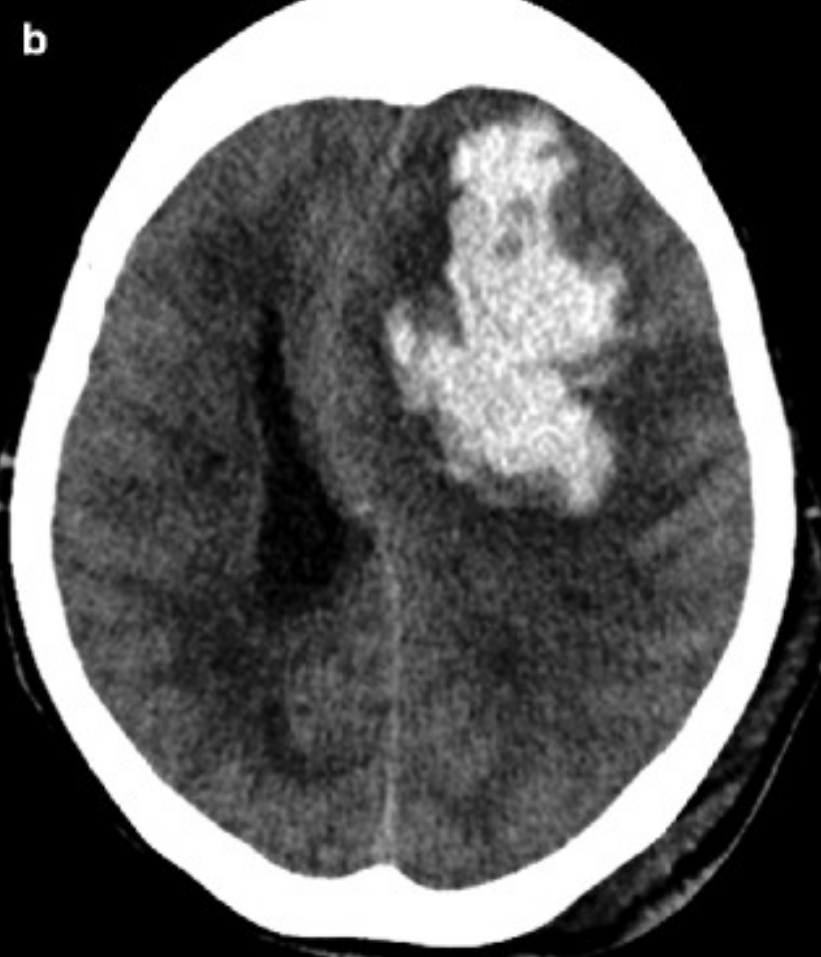
#> input picture input/head_ct/head_ct/000.png, 821 x 957 px; its folder holds only this picture in this run
$ jupyter execute --allow-errors fft.ipynb   (older library calls are emulated)
#> lines starting #> are read from the running program, lines starting #| are printed output that depends on the picture; after the words box and inside, x2 and y2 are one past the last pixel; in counts of white or black regions, pixels touching at a corner belong together
[cell 1]
import numpy as np
import pandas as pd
import cv2
import glob
import matplotlib.pyplot as plt

[cell 2]
label_path = './input/labels.csv'
image_path = './input/head_ct/head_ct'

label_df = pd.read_csv(label_path)
#> (reads input/labels.csv from the repository)
image_files = sorted(glob.glob(image_path + '/*.png'))

[cell 3]
label_path = './input/labels.csv'
label_df = pd.read_csv(label_path)
label_df

[cell 4]
labels = np.array(label_df[' hemorrhage'].tolist())

[cell 5]
images = np.array([cv2.imread(file, cv2.IMREAD_GRAYSCALE) for file in image_files])

[cell 6]
plt.imshow(images[0], cmap='gray')

[cell 7]
fft_image = np.fft.fft2(images[0])
fft_image = np.fft.fftshift(fft_image)

[cell 8]
magnitude_spectrum = 20 * np.log(np.abs(fft_image))
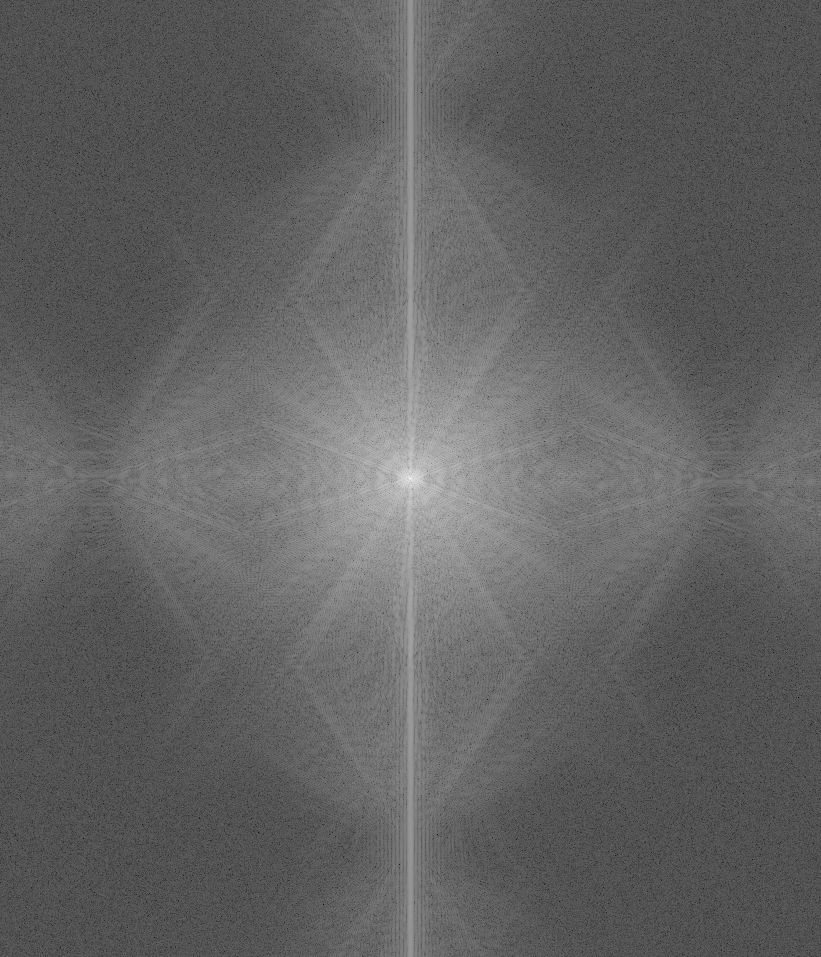
#> magnitude_spectrum: shape (957, 821) float64; min -20.37, max 362.3, mean 127.5; drawn with min black and max white
magnitude_spectrum = cv2.normalize(magnitude_spectrum, None, 0, 255, cv2.NORM_MINMAX, dtype=cv2.CV_8U)

[cell 9]
plt.imshow(magnitude_spectrum, cmap='gray')
plt.show()
plt.imshow(images[0], cmap='gray')

[cell 10]
def fft(img):
    fft_image = np.fft.fft2(img)
#> img is the input picture: shape (957, 821); min 0, max 255, mean 93.8
    fft_image = np.fft.fftshift(fft_image)
    magnitude_spectrum = 20 * np.log(np.abs(fft_image))
    magnitude_spectrum = cv2.normalize(magnitude_spectrum, None, 0, 255, cv2.NORM_MINMAX, dtype=cv2.CV_8U)

    rows, cols = img.shape
#> rows = 957; cols = 821
    HP = highPass(rows, cols)
#> in highPass, `cv2.circle(mask, (int(cols/2), int(rows/2)), int(min(rows, cols)/10), ..`:
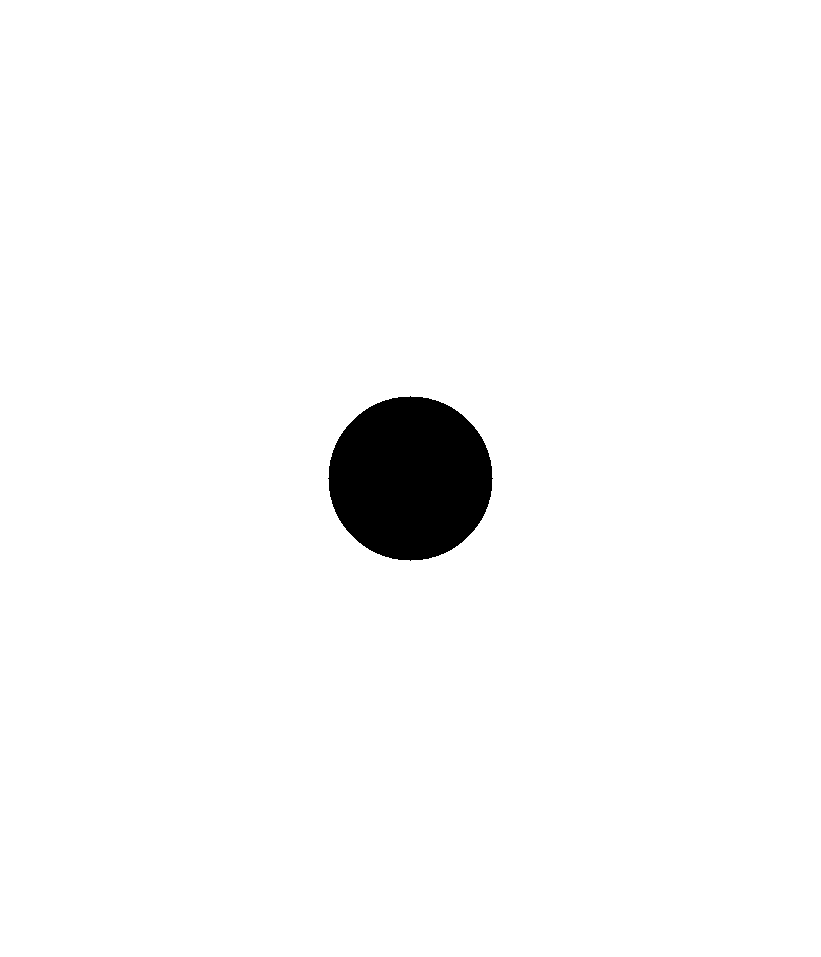
#> mask: shape (957, 821); values 0 (black) and 1 (white), 97.3% white; 1 black region, box (x1, y1, x2, y2) and area: (328, 396, 493, 561) 21101
    highPassCenter = fft_image * HP

    ihighPassCenter = np.fft.ifftshift(highPassCenter)
    iHighPassOriginal = np.fft.ifft2(ihighPassCenter)
    imgHighPass = np.abs(iHighPassOriginal)
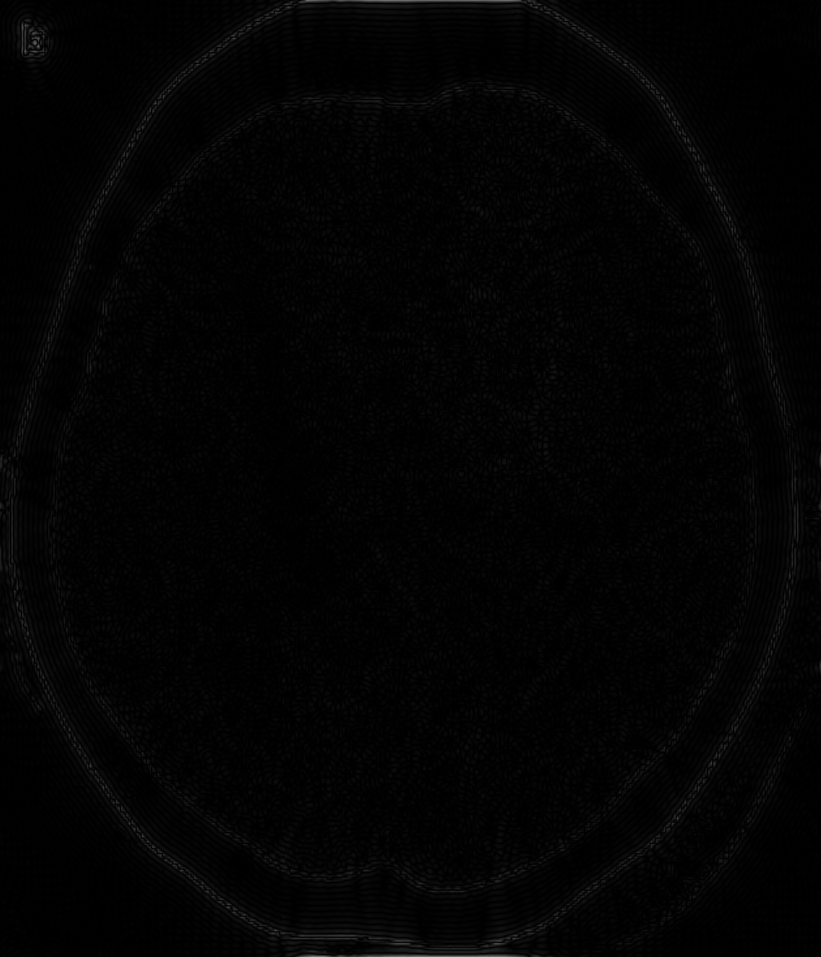
#> imgHighPass: shape (957, 821) float64; min 1.69e-05, max 115.6, mean 3.5


    e3 = 20 * np.log(np.abs(highPassCenter)+0.001)
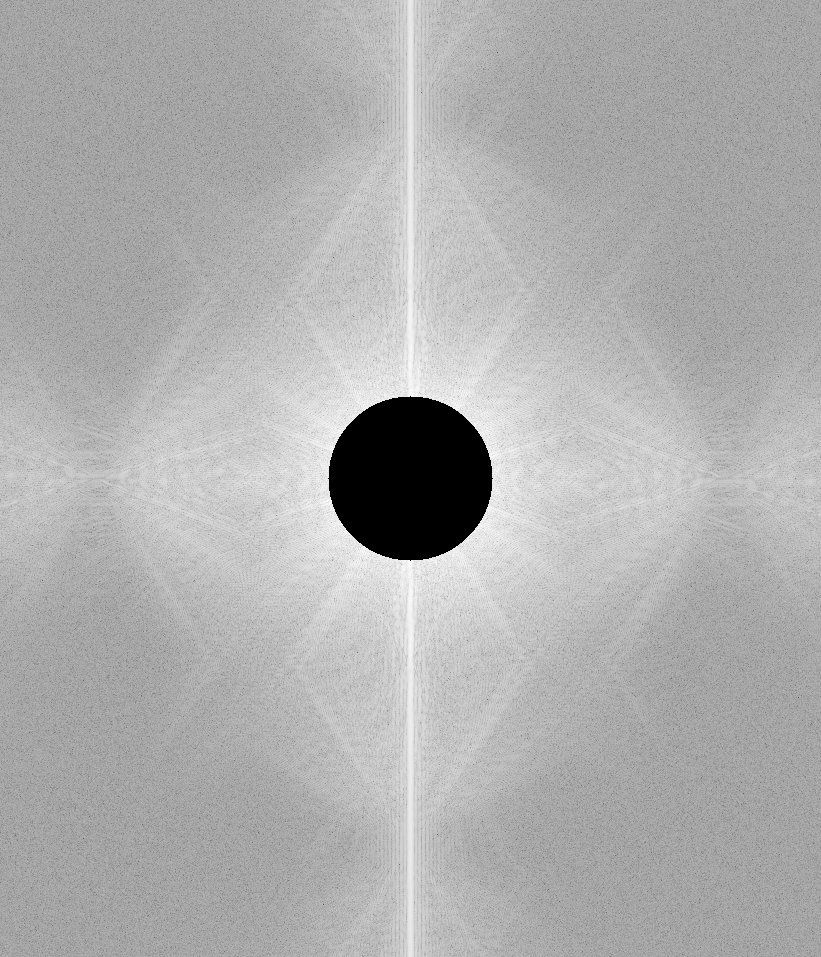
#> e3: shape (957, 821) float64; min -138.2, max 235.3, mean 117.8; drawn with min black and max white

    plt.figure(figsize=(20, 4))
    plt.subplot(151), plt.imshow(img, cmap='gray')
    plt.subplot(152), plt.imshow(magnitude_spectrum, cmap='gray')
    plt.subplot(153), plt.imshow(HP, cmap='gray')
    plt.subplot(154), plt.imshow(e3, cmap='gray')
    plt.subplot(155), plt.imshow(imgHighPass, cmap='gray')

[cell 11]
def highPass(rows, cols):
    mask = np.ones((rows, cols), np.uint8)
    # mask[int(rows/4):int(rows*3/4), int(cols/4):int(cols*3/4)] = 0
    cv2.circle(mask, (int(cols/2), int(rows/2)), int(min(rows, cols)/10), 0, -1)
    return mask

[cell 12]
def lowPass(rows, cols):
    mask = np.zeros((rows, cols), np.uint8)
    # mask[int(rows/4):int(rows*3/4), int(cols/4):int(cols*3/4)] = 1
    cv2.circle(mask, (int(cols/2), int(rows/2)), int(min(rows, cols)/9), 1, -1)
    return mask

#> (a cell that did not finish here is left out)

[cell 14]
fft(images[0])

#> (a cell that did not finish here is left out)

#> (a cell that did not finish here is left out)

[cell 17]
def auto_canny(image, sigma=0.6):
    # 计算单通道像素强度的中位数
#> called with sigma = 0.6
    v = np.average(image)
#> v = 93.84

    # 选择合适的lower和upper值，然后应用它们
    lower = int(max(0, (1.0 - sigma) * v))
#> lower = 37
    upper = int(min(255, (1.0 + sigma) * v))
#> upper = 150
    edged = cv2.Canny(image, lower, upper)
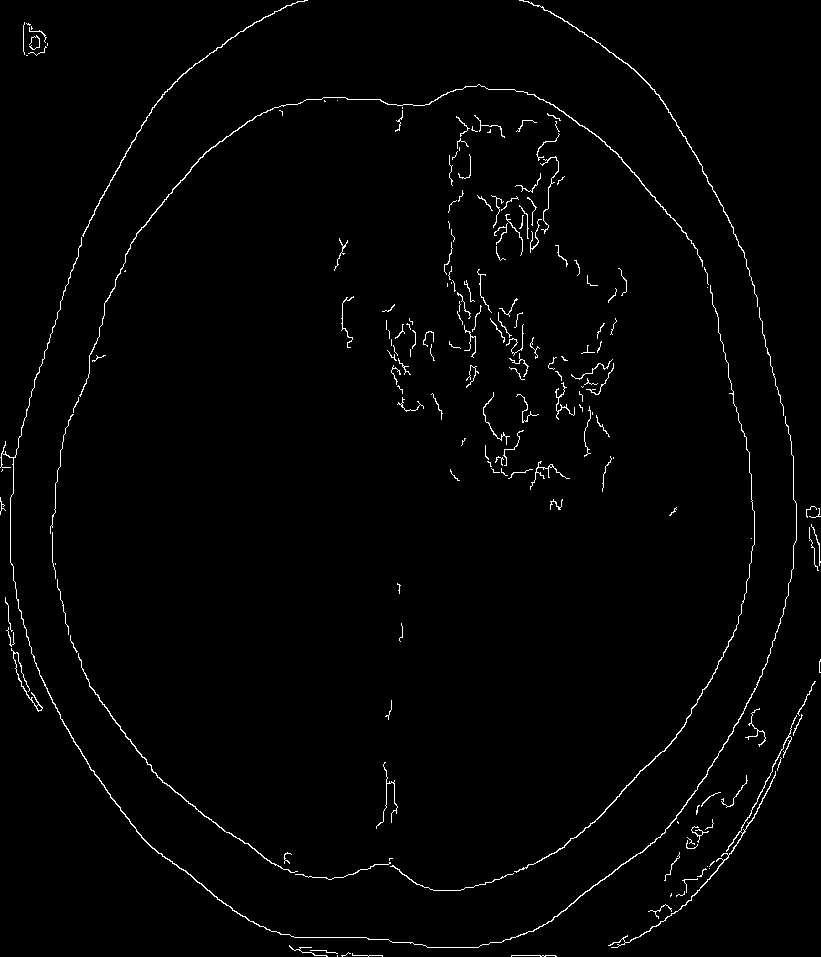
#> edged: shape (957, 821); 1.5% white in thin lines or dots

    return edged
